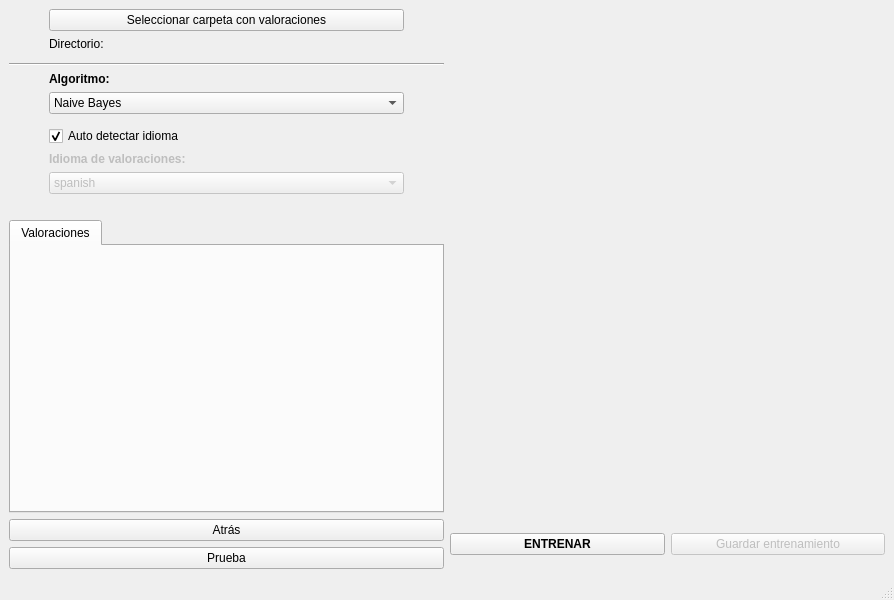
<?xml version="1.0" encoding="UTF-8"?>
<ui version="4.0">
 <class>MainWindow</class>
 <widget class="QMainWindow" name="MainWindow">
  <property name="enabled">
   <bool>true</bool>
  </property>
  <property name="geometry">
   <rect>
    <x>0</x>
    <y>0</y>
    <width>894</width>
    <height>600</height>
   </rect>
  </property>
  <property name="sizePolicy">
   <sizepolicy hsizetype="Fixed" vsizetype="Expanding">
    <horstretch>0</horstretch>
    <verstretch>0</verstretch>
   </sizepolicy>
  </property>
  <property name="minimumSize">
   <size>
    <width>720</width>
    <height>500</height>
   </size>
  </property>
  <property name="windowTitle">
   <string>Fase de entrenamiento</string>
  </property>
  <widget class="QWidget" name="widget">
   <layout class="QGridLayout" name="gridLayout_2">
    <item row="3" column="0">
     <layout class="QGridLayout" name="gridLayout_13">
      <item row="0" column="0">
       <widget class="QTabWidget" name="valoraciones_tab">
        <property name="sizePolicy">
         <sizepolicy hsizetype="Expanding" vsizetype="Expanding">
          <horstretch>0</horstretch>
          <verstretch>0</verstretch>
         </sizepolicy>
        </property>
        <property name="currentIndex">
         <number>0</number>
        </property>
        <widget class="QWidget" name="widget">
         <attribute name="title">
          <string>Valoraciones</string>
         </attribute>
        </widget>
       </widget>
      </item>
     </layout>
    </item>
    <item row="4" column="0" rowspan="3">
     <layout class="QGridLayout" name="gridLayout_4">
      <item row="2" column="0">
       <widget class="QPushButton" name="btn_atras">
        <property name="sizePolicy">
         <sizepolicy hsizetype="Expanding" vsizetype="Fixed">
          <horstretch>0</horstretch>
          <verstretch>0</verstretch>
         </sizepolicy>
        </property>
        <property name="text">
         <string>Atrás</string>
        </property>
       </widget>
      </item>
      <item row="3" column="0">
       <widget class="QPushButton" name="btn_prueba">
        <property name="text">
         <string>Prueba</string>
        </property>
       </widget>
      </item>
     </layout>
    </item>
    <item row="0" column="0">
     <layout class="QGridLayout" name="gridLayout_6">
      <item row="0" column="2" rowspan="3">
       <spacer name="horizontalSpacer">
        <property name="orientation">
         <enum>Qt::Horizontal</enum>
        </property>
        <property name="sizeType">
         <enum>QSizePolicy::Fixed</enum>
        </property>
        <property name="sizeHint" stdset="0">
         <size>
          <width>40</width>
          <height>20</height>
         </size>
        </property>
       </spacer>
      </item>
      <item row="0" column="1">
       <widget class="QPushButton" name="btn_directorio">
        <property name="text">
         <string>Seleccionar carpeta con valoraciones</string>
        </property>
       </widget>
      </item>
      <item row="0" column="0" rowspan="3">
       <spacer name="horizontalSpacer_2">
        <property name="orientation">
         <enum>Qt::Horizontal</enum>
        </property>
        <property name="sizeType">
         <enum>QSizePolicy::Fixed</enum>
        </property>
        <property name="sizeHint" stdset="0">
         <size>
          <width>40</width>
          <height>20</height>
         </size>
        </property>
       </spacer>
      </item>
      <item row="1" column="1">
       <widget class="QLabel" name="directorio_text">
        <property name="text">
         <string>Directorio:</string>
        </property>
       </widget>
      </item>
     </layout>
    </item>
    <item row="4" column="1" rowspan="3">
     <layout class="QGridLayout" name="gridLayout_3">
      <item row="0" column="0">
       <widget class="QPushButton" name="btn_entrenar">
        <property name="font">
         <font>
          <weight>75</weight>
          <bold>true</bold>
         </font>
        </property>
        <property name="text">
         <string>ENTRENAR</string>
        </property>
       </widget>
      </item>
      <item row="0" column="1">
       <widget class="QPushButton" name="btn_guardar">
        <property name="enabled">
         <bool>false</bool>
        </property>
        <property name="text">
         <string>Guardar entrenamiento</string>
        </property>
       </widget>
      </item>
     </layout>
    </item>
    <item row="2" column="0">
     <layout class="QGridLayout" name="gridLayout_5">
      <item row="4" column="1">
       <widget class="QLabel" name="idioma_text">
        <property name="enabled">
         <bool>false</bool>
        </property>
        <property name="sizePolicy">
         <sizepolicy hsizetype="Preferred" vsizetype="Fixed">
          <horstretch>0</horstretch>
          <verstretch>0</verstretch>
         </sizepolicy>
        </property>
        <property name="font">
         <font>
          <weight>75</weight>
          <bold>true</bold>
         </font>
        </property>
        <property name="text">
         <string>Idioma de valoraciones:</string>
        </property>
       </widget>
      </item>
      <item row="1" column="0" rowspan="5">
       <spacer name="verticalSpacer_2">
        <property name="orientation">
         <enum>Qt::Horizontal</enum>
        </property>
        <property name="sizeType">
         <enum>QSizePolicy::Fixed</enum>
        </property>
        <property name="sizeHint" stdset="0">
         <size>
          <width>40</width>
          <height>20</height>
         </size>
        </property>
       </spacer>
      </item>
      <item row="1" column="1">
       <widget class="QComboBox" name="comboBox_algoritmo">
        <item>
         <property name="text">
          <string>Naive Bayes</string>
         </property>
        </item>
        <item>
         <property name="text">
          <string>Random Forest</string>
         </property>
        </item>
        <item>
         <property name="text">
          <string>Regresión Logistica</string>
         </property>
        </item>
        <item>
         <property name="text">
          <string>Árbol de decisión</string>
         </property>
        </item>
        <item>
         <property name="text">
          <string>SVM</string>
         </property>
        </item>
        <item>
         <property name="text">
          <string>KNN</string>
         </property>
        </item>
       </widget>
      </item>
      <item row="5" column="1">
       <widget class="QComboBox" name="comboBox_idioma">
        <property name="enabled">
         <bool>false</bool>
        </property>
        <item>
         <property name="text">
          <string>spanish</string>
         </property>
        </item>
        <item>
         <property name="text">
          <string>english</string>
         </property>
        </item>
        <item>
         <property name="text">
          <string>french</string>
         </property>
        </item>
        <item>
         <property name="text">
          <string>german</string>
         </property>
        </item>
        <item>
         <property name="text">
          <string>italian</string>
         </property>
        </item>
        <item>
         <property name="text">
          <string>portuguese</string>
         </property>
        </item>
        <item>
         <property name="text">
          <string>russian</string>
         </property>
        </item>
        <item>
         <property name="text">
          <string>swedish</string>
         </property>
        </item>
        <item>
         <property name="text">
          <string>hungarian</string>
         </property>
        </item>
        <item>
         <property name="text">
          <string>danish</string>
         </property>
        </item>
        <item>
         <property name="text">
          <string>dutch</string>
         </property>
        </item>
        <item>
         <property name="text">
          <string>finnish</string>
         </property>
        </item>
       </widget>
      </item>
      <item row="1" column="2" rowspan="5">
       <spacer name="verticalSpacer">
        <property name="orientation">
         <enum>Qt::Horizontal</enum>
        </property>
        <property name="sizeType">
         <enum>QSizePolicy::Fixed</enum>
        </property>
        <property name="sizeHint" stdset="0">
         <size>
          <width>40</width>
          <height>20</height>
         </size>
        </property>
       </spacer>
      </item>
      <item row="0" column="1">
       <widget class="QLabel" name="label_2">
        <property name="font">
         <font>
          <weight>75</weight>
          <bold>true</bold>
         </font>
        </property>
        <property name="text">
         <string>Algoritmo:</string>
        </property>
       </widget>
      </item>
      <item row="6" column="1">
       <spacer name="horizontalSpacer_4">
        <property name="orientation">
         <enum>Qt::Horizontal</enum>
        </property>
        <property name="sizeHint" stdset="0">
         <size>
          <width>40</width>
          <height>20</height>
         </size>
        </property>
       </spacer>
      </item>
      <item row="3" column="1">
       <widget class="QCheckBox" name="checkBox_detectarIdioma">
        <property name="text">
         <string>Auto detectar idioma</string>
        </property>
        <property name="checked">
         <bool>true</bool>
        </property>
       </widget>
      </item>
     </layout>
    </item>
    <item row="0" column="1" rowspan="4">
     <widget class="QWidget" name="panelEstadistica" native="true">
      <property name="sizePolicy">
       <sizepolicy hsizetype="Expanding" vsizetype="Preferred">
        <horstretch>0</horstretch>
        <verstretch>0</verstretch>
       </sizepolicy>
      </property>
     </widget>
    </item>
    <item row="1" column="0">
     <widget class="Line" name="line">
      <property name="orientation">
       <enum>Qt::Horizontal</enum>
      </property>
     </widget>
    </item>
   </layout>
  </widget>
  <widget class="QStatusBar" name="statusbar"/>
 </widget>
 <resources/>
 <connections/>
</ui>
